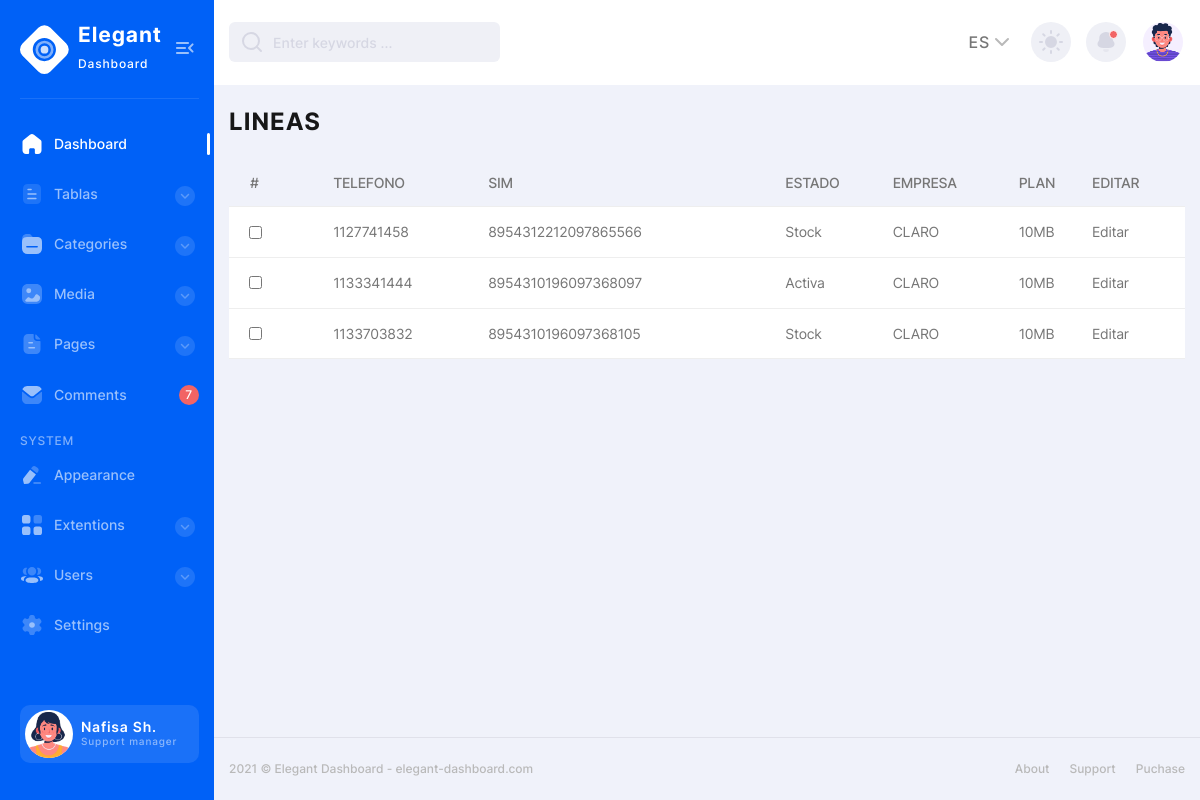
The page /produccion/lineas/ on the database its author committed.
### produccion/models.py (models this page shows, shortened)
class Linea(models.Model):
    ESTADO_CHOICES = [
        ('Stock', 'Stock'),
        ('Activa', 'Activa'),
        ('Pendiente', 'Pendiente'),
        ('Baja', 'Baja'),
    ]
    empresa = models.ForeignKey(Empresa, on_delete=models.CASCADE)
    plan = models.ForeignKey(Plan, on_delete=models.CASCADE)
    numero_de_serie = models.CharField(max_length=100)
    numero_de_telefono = models.CharField(max_length=100)
    estado = models.CharField(choices=ESTADO_CHOICES, max_length=20)

class Empresa(models.Model):
    nombre = models.CharField(max_length=100)
    def __str__(self):
        return self.nombre

class Plan(models.Model):
    nombre = models.CharField(max_length=100)
    fecha = models.DateField()
    def __str__(self):
        return self.nombre

### produccion/views.py (the view)
# urls.py: path('lineas/', LineaListView.as_view(), name='linea_list'),
class LineaListView(ListView):
    model = Linea
    template_name = 'produccion/linea_list.html'
    context_object_name = 'lineas'
    def get_context_data(self, **kwargs):
        context = super().get_context_data(**kwargs)
        context['titulo'] = 'Listado de lineas'
        return context

### produccion/templates/produccion/linea_list.html
{% extends 'base.html' %}
{% block title %}LINEAS{% endblock %}
{% block content %}
<div class="users-table table-wrapper">
    <table class="posts-table">
      <thead>
        <tr class="users-table-info">
          <th>
              <label class="users-table__checkbox ms-20">
                  #
              </label>
          </th>
          <th>TELEFONO</th>
          <th>SIM</th>
          <th>ESTADO</th>
          <th>EMPRESA</th>
          <th>PLAN</th>
          <th>EDITAR</th>
        </tr>
      </thead>
      <tbody>
        {% for linea in lineas %}
          <tr>
              <td>
                  <label class="users-table__checkbox">
                    <input type="checkbox" class="check">
                  </label>
              </td>
              <td>{{ linea.numero_de_telefono }}</td>
              <td>{{ linea.numero_de_serie }}</td>
              <td>{{ linea.get_estado_display }}</td>
              <td>{{ linea.empresa }}</td>
              <td>{{ linea.plan }}</td>
              <td><a href="{% url 'linea_edit' linea.id %}">Editar</a></td>
          </tr>
        {% endfor %}
      </tbody>
    </table>
  </div>
  {% endblock %}

### rows shown on the page
Linea: numero_de_telefono "1127741458", numero_de_serie "8954312212097865566", estado "Stock", empresa "CLARO", plan "10MB"
Linea: numero_de_telefono "1133341444", numero_de_serie "8954310196097368097", estado "Activa", empresa "CLARO", plan "10MB"
Linea: numero_de_telefono "1133703832", numero_de_serie "8954310196097368105", estado "Stock", empresa "CLARO", plan "10MB"
